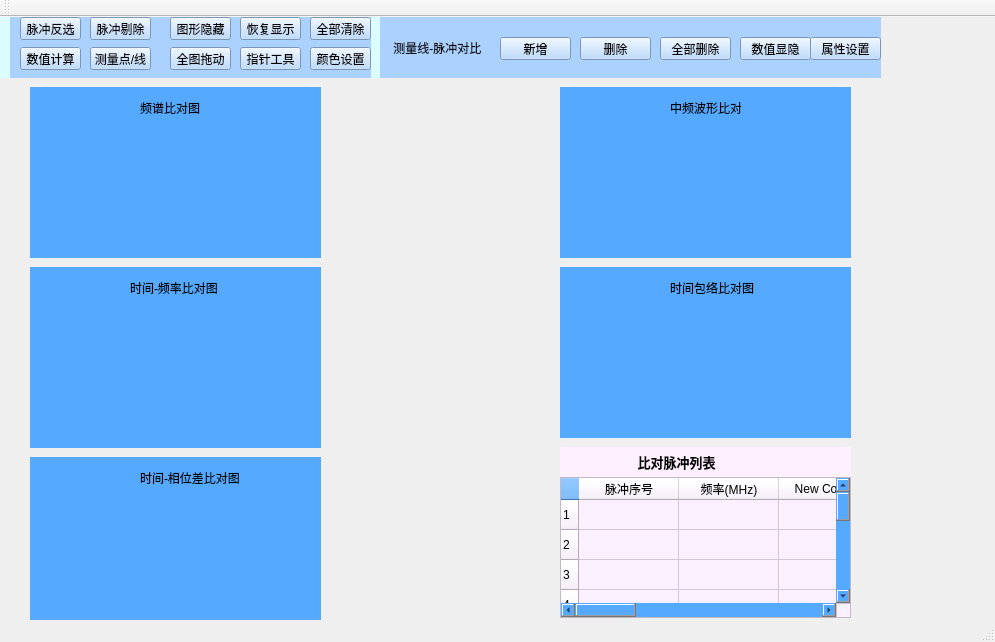
<?xml version="1.0" encoding="UTF-8"?>
<ui version="4.0">
 <class>Imcontrast</class>
 <widget class="QMainWindow" name="Imcontrast">
  <property name="geometry">
   <rect>
    <x>0</x>
    <y>0</y>
    <width>995</width>
    <height>642</height>
   </rect>
  </property>
  <property name="windowTitle">
   <string>Imcontrast</string>
  </property>
  <widget class="QWidget" name="centralWidget">
   <widget class="QWidget" name="widget_6" native="true">
    <property name="geometry">
     <rect>
      <x>30</x>
      <y>440</y>
      <width>291</width>
      <height>181</height>
     </rect>
    </property>
    <property name="styleSheet">
     <string notr="true">background-color: rgb(85, 170, 255);</string>
    </property>
    <widget class="QLabel" name="label_6">
     <property name="geometry">
      <rect>
       <x>110</x>
       <y>10</y>
       <width>111</width>
       <height>21</height>
      </rect>
     </property>
     <property name="text">
      <string>时间-相位差比对图</string>
     </property>
    </widget>
   </widget>
   <widget class="QWidget" name="widget_5" native="true">
    <property name="geometry">
     <rect>
      <x>30</x>
      <y>250</y>
      <width>291</width>
      <height>181</height>
     </rect>
    </property>
    <property name="styleSheet">
     <string notr="true">background-color: rgb(85, 170, 255);</string>
    </property>
    <widget class="QLabel" name="label_5">
     <property name="geometry">
      <rect>
       <x>100</x>
       <y>10</y>
       <width>91</width>
       <height>21</height>
      </rect>
     </property>
     <property name="text">
      <string>时间-频率比对图</string>
     </property>
    </widget>
   </widget>
   <widget class="QWidget" name="widget_8" native="true">
    <property name="geometry">
     <rect>
      <x>30</x>
      <y>630</y>
      <width>291</width>
      <height>31</height>
     </rect>
    </property>
    <widget class="QLabel" name="label_3">
     <property name="geometry">
      <rect>
       <x>10</x>
       <y>10</y>
       <width>61</width>
       <height>16</height>
      </rect>
     </property>
     <property name="text">
      <string>进度栏</string>
     </property>
    </widget>
    <widget class="QProgressBar" name="progressBar">
     <property name="geometry">
      <rect>
       <x>60</x>
       <y>10</y>
       <width>211</width>
       <height>16</height>
      </rect>
     </property>
     <property name="value">
      <number>100</number>
     </property>
    </widget>
   </widget>
   <widget class="QWidget" name="widget_4" native="true">
    <property name="geometry">
     <rect>
      <x>30</x>
      <y>70</y>
      <width>291</width>
      <height>171</height>
     </rect>
    </property>
    <property name="styleSheet">
     <string notr="true">background-color: rgb(85, 170, 255);</string>
    </property>
    <widget class="QLabel" name="label_4">
     <property name="geometry">
      <rect>
       <x>110</x>
       <y>10</y>
       <width>71</width>
       <height>21</height>
      </rect>
     </property>
     <property name="text">
      <string>频谱比对图</string>
     </property>
    </widget>
   </widget>
   <widget class="QWidget" name="widget_7" native="true">
    <property name="geometry">
     <rect>
      <x>560</x>
      <y>70</y>
      <width>291</width>
      <height>171</height>
     </rect>
    </property>
    <property name="styleSheet">
     <string notr="true">background-color: rgb(85, 170, 255);</string>
    </property>
    <widget class="QLabel" name="label_7">
     <property name="geometry">
      <rect>
       <x>110</x>
       <y>10</y>
       <width>71</width>
       <height>21</height>
      </rect>
     </property>
     <property name="text">
      <string>中频波形比对图</string>
     </property>
    </widget>
   </widget>
   <widget class="QWidget" name="widget_9" native="true">
    <property name="geometry">
     <rect>
      <x>560</x>
      <y>430</y>
      <width>291</width>
      <height>171</height>
     </rect>
    </property>
    <property name="styleSheet">
     <string notr="true">background-color: rgb(85, 170, 255);</string>
    </property>
    <widget class="QTableWidget" name="tableWidget">
     <property name="geometry">
      <rect>
       <x>0</x>
       <y>30</y>
       <width>291</width>
       <height>141</height>
      </rect>
     </property>
     <property name="styleSheet">
      <string notr="true">background-color: rgb(255, 255, 255);
background-color: rgb(250, 240, 255);</string>
     </property>
     <property name="rowCount">
      <number>10</number>
     </property>
     <row/>
     <row/>
     <row/>
     <row/>
     <row/>
     <row/>
     <row/>
     <row/>
     <row/>
     <row/>
     <column>
      <property name="text">
       <string>脉冲序号</string>
      </property>
     </column>
     <column>
      <property name="text">
       <string>频率(MHz)</string>
      </property>
     </column>
     <column>
      <property name="text">
       <string>New Column</string>
      </property>
     </column>
     <column>
      <property name="text">
       <string>幅度(dBm)</string>
      </property>
     </column>
     <column>
      <property name="text">
       <string>New Column</string>
      </property>
     </column>
     <column>
      <property name="text">
       <string>DTOA(us)</string>
      </property>
     </column>
     <column>
      <property name="text">
       <string>New Column</string>
      </property>
     </column>
     <column>
      <property name="text">
       <string>调制类型</string>
      </property>
     </column>
    </widget>
    <widget class="QLabel" name="label_9">
     <property name="geometry">
      <rect>
       <x>0</x>
       <y>-1</y>
       <width>291</width>
       <height>31</height>
      </rect>
     </property>
     <property name="font">
      <font>
       <family>Aharoni</family>
       <pointsize>10</pointsize>
       <weight>75</weight>
       <bold>true</bold>
      </font>
     </property>
     <property name="styleSheet">
      <string notr="true">background-color: rgb(255, 240, 255);</string>
     </property>
     <property name="text">
      <string>                       比对脉冲列表</string>
     </property>
    </widget>
   </widget>
   <widget class="QWidget" name="widget" native="true">
    <property name="geometry">
     <rect>
      <x>0</x>
      <y>0</y>
      <width>881</width>
      <height>61</height>
     </rect>
    </property>
    <property name="styleSheet">
     <string notr="true">background-color: rgb(220, 253, 255);</string>
    </property>
    <widget class="QWidget" name="widget_2" native="true">
     <property name="geometry">
      <rect>
       <x>10</x>
       <y>0</y>
       <width>361</width>
       <height>61</height>
      </rect>
     </property>
     <property name="styleSheet">
      <string notr="true">background-color: rgb(171, 209, 255);</string>
     </property>
     <widget class="QPushButton" name="pushButton_8">
      <property name="geometry">
       <rect>
        <x>10</x>
        <y>0</y>
        <width>61</width>
        <height>23</height>
       </rect>
      </property>
      <property name="text">
       <string>脉冲反选</string>
      </property>
     </widget>
     <widget class="QPushButton" name="pushButton_9">
      <property name="geometry">
       <rect>
        <x>80</x>
        <y>0</y>
        <width>61</width>
        <height>23</height>
       </rect>
      </property>
      <property name="text">
       <string>脉冲剔除</string>
      </property>
     </widget>
     <widget class="QPushButton" name="pushButton_10">
      <property name="geometry">
       <rect>
        <x>160</x>
        <y>0</y>
        <width>61</width>
        <height>23</height>
       </rect>
      </property>
      <property name="text">
       <string>图形隐藏</string>
      </property>
     </widget>
     <widget class="QPushButton" name="pushButton_11">
      <property name="geometry">
       <rect>
        <x>230</x>
        <y>0</y>
        <width>61</width>
        <height>23</height>
       </rect>
      </property>
      <property name="text">
       <string>恢复显示</string>
      </property>
     </widget>
     <widget class="QPushButton" name="pushButton_12">
      <property name="geometry">
       <rect>
        <x>10</x>
        <y>30</y>
        <width>61</width>
        <height>23</height>
       </rect>
      </property>
      <property name="text">
       <string>数值计算</string>
      </property>
     </widget>
     <widget class="QPushButton" name="pushButton_13">
      <property name="geometry">
       <rect>
        <x>80</x>
        <y>30</y>
        <width>61</width>
        <height>23</height>
       </rect>
      </property>
      <property name="text">
       <string>测量点/线</string>
      </property>
     </widget>
     <widget class="QPushButton" name="pushButton_14">
      <property name="geometry">
       <rect>
        <x>160</x>
        <y>30</y>
        <width>61</width>
        <height>23</height>
       </rect>
      </property>
      <property name="text">
       <string>全图拖动</string>
      </property>
     </widget>
     <widget class="QPushButton" name="pushButton_15">
      <property name="geometry">
       <rect>
        <x>230</x>
        <y>30</y>
        <width>61</width>
        <height>23</height>
       </rect>
      </property>
      <property name="text">
       <string>指针工具</string>
      </property>
     </widget>
     <widget class="QPushButton" name="pushButton_16">
      <property name="geometry">
       <rect>
        <x>300</x>
        <y>30</y>
        <width>61</width>
        <height>23</height>
       </rect>
      </property>
      <property name="text">
       <string>颜色设置</string>
      </property>
     </widget>
     <widget class="QPushButton" name="pushButton_17">
      <property name="geometry">
       <rect>
        <x>300</x>
        <y>0</y>
        <width>61</width>
        <height>23</height>
       </rect>
      </property>
      <property name="text">
       <string>全部清除</string>
      </property>
     </widget>
    </widget>
    <widget class="QWidget" name="widget_3" native="true">
     <property name="geometry">
      <rect>
       <x>380</x>
       <y>0</y>
       <width>501</width>
       <height>61</height>
      </rect>
     </property>
     <property name="styleSheet">
      <string notr="true">background-color: rgb(171, 209, 255);</string>
     </property>
     <widget class="QLabel" name="label_2">
      <property name="geometry">
       <rect>
        <x>0</x>
        <y>20</y>
        <width>121</width>
        <height>21</height>
       </rect>
      </property>
      <property name="text">
       <string>    测量线-脉冲对比</string>
      </property>
     </widget>
     <widget class="QPushButton" name="pushButton_3">
      <property name="geometry">
       <rect>
        <x>280</x>
        <y>20</y>
        <width>71</width>
        <height>23</height>
       </rect>
      </property>
      <property name="text">
       <string>全部删除</string>
      </property>
     </widget>
     <widget class="QPushButton" name="pushButton_4">
      <property name="geometry">
       <rect>
        <x>360</x>
        <y>20</y>
        <width>71</width>
        <height>23</height>
       </rect>
      </property>
      <property name="text">
       <string>数值显隐</string>
      </property>
     </widget>
     <widget class="QPushButton" name="pushButton_5">
      <property name="geometry">
       <rect>
        <x>430</x>
        <y>20</y>
        <width>71</width>
        <height>23</height>
       </rect>
      </property>
      <property name="text">
       <string>属性设置</string>
      </property>
     </widget>
     <widget class="QPushButton" name="pushButton_6">
      <property name="geometry">
       <rect>
        <x>200</x>
        <y>20</y>
        <width>71</width>
        <height>23</height>
       </rect>
      </property>
      <property name="text">
       <string>删除</string>
      </property>
     </widget>
     <widget class="QPushButton" name="pushButton_7">
      <property name="geometry">
       <rect>
        <x>120</x>
        <y>20</y>
        <width>71</width>
        <height>23</height>
       </rect>
      </property>
      <property name="text">
       <string>新增</string>
      </property>
     </widget>
    </widget>
   </widget>
   <widget class="QWidget" name="widget_10" native="true">
    <property name="geometry">
     <rect>
      <x>560</x>
      <y>250</y>
      <width>291</width>
      <height>171</height>
     </rect>
    </property>
    <property name="styleSheet">
     <string notr="true">background-color: rgb(85, 170, 255);</string>
    </property>
    <widget class="QLabel" name="label_8">
     <property name="geometry">
      <rect>
       <x>110</x>
       <y>10</y>
       <width>101</width>
       <height>21</height>
      </rect>
     </property>
     <property name="text">
      <string>时间包络比对图</string>
     </property>
    </widget>
   </widget>
  </widget>
  <widget class="QMenuBar" name="menuBar">
   <property name="geometry">
    <rect>
     <x>0</x>
     <y>0</y>
     <width>995</width>
     <height>23</height>
    </rect>
   </property>
  </widget>
  <widget class="QToolBar" name="mainToolBar">
   <attribute name="toolBarArea">
    <enum>TopToolBarArea</enum>
   </attribute>
   <attribute name="toolBarBreak">
    <bool>false</bool>
   </attribute>
  </widget>
  <widget class="QStatusBar" name="statusBar"/>
 </widget>
 <layoutdefault spacing="6" margin="11"/>
 <resources/>
 <connections/>
</ui>
